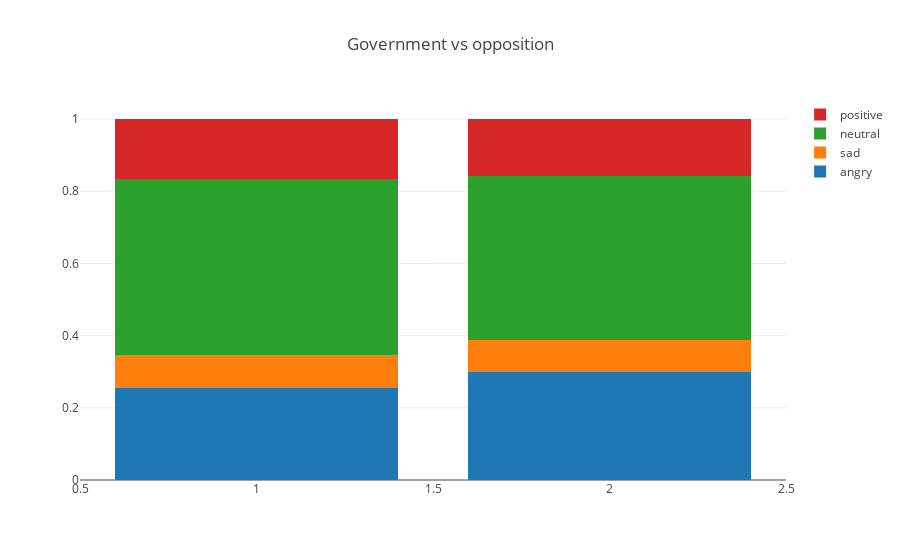

Write notebook code for a chart like this one.
### Markdown cell above
# Rank government vs opposition

### Code cell
df = merged_simplified[[1,2,3,4,'total', 'rank_votes']]
df = df[(df.rank_votes == 1) | (df.rank_votes == 2)]
wm = lambda x: np.average(x, weights=df.loc[x.index, 'total'])
f = {'total': ['sum'], 1: {1 : wm}, 2: {2 : wm} , 3: {3 : wm}, 4: {4: wm}}
df = df.groupby(['rank_votes']).agg(f)
df = df.reset_index()

data = [
        go.Bar(
        x=df[('rank_votes', '')],
        y=df[(1, 1)],
        name='angry'
        
    ),
    go.Bar(
        x=df[('rank_votes', '')],
        y=df[(2, 2)],
        name='sad'
        
    ),
    go.Bar(
        x=df[('rank_votes', '')],
        y=df[(3, 3)],
        
        name='neutral'
    ),
    go.Bar(
        x=df[('rank_votes', '')],
        y=df[(4, 4)],
        name='positive'
    )

]

layout = go.Layout(
    barmode='stack',
    title='Government vs opposition'
)

fig = go.Figure(data=data, layout=layout)
iplot(fig)

### Figure 1 — Plotly figure (JSON) as saved in the notebook; plotly's stock layout.template omitted (floating-point values rounded to 4 significant figures)
{"data": [{"name": "angry", "type": "bar", "uid": "e8c42e08-db6f-11e8-8fab-cf00cb28b2ff", "x": [1, 2], "y": [0.254, 0.2984]}, {"name": "sad", "type": "bar", "uid": "e8c43010-db6f-11e8-8fab-cf00cb28b2ff", "x": [1, 2], "y": [0.0934, 0.08915]}, {"name": "neutral", "type": "bar", "uid": "e8c43114-db6f-11e8-8fab-cf00cb28b2ff", "x": [1, 2], "y": [0.4851, 0.4537]}, {"name": "positive", "type": "bar", "uid": "e8c431d2-db6f-11e8-8fab-cf00cb28b2ff", "x": [1, 2], "y": [0.1676, 0.1588]}], "layout": {"barmode": "stack", "title": "Government vs opposition"}}
